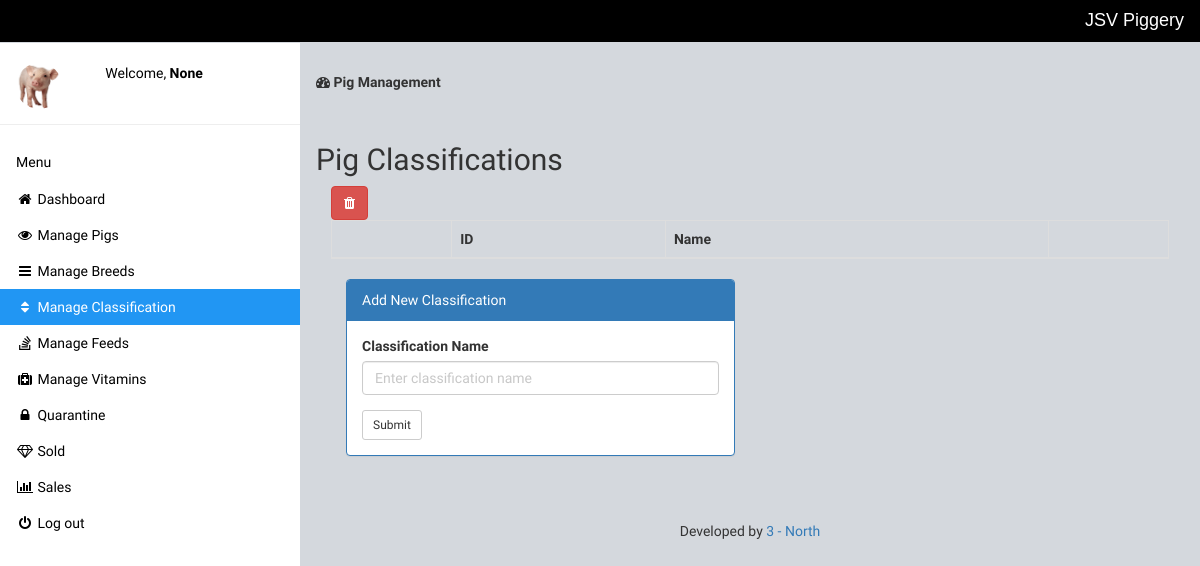
/manage-classification.php (signed in), run on an earlier commit of the app's database.
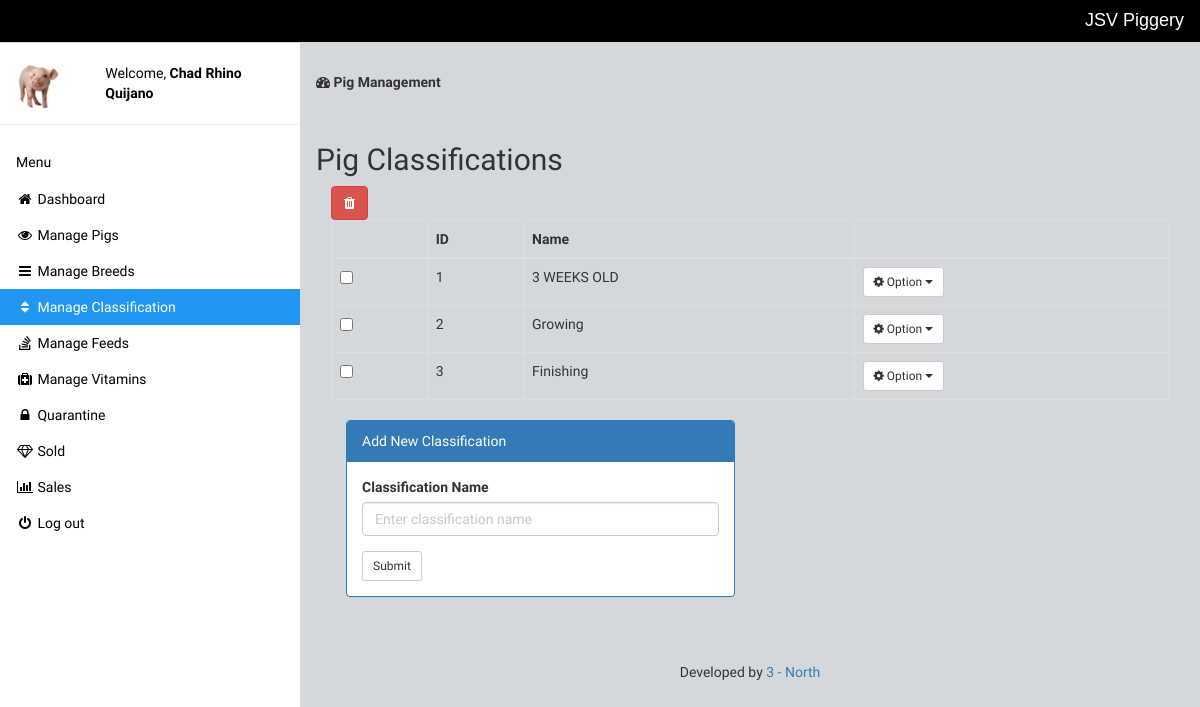
And on a later commit of the database.
### tables this page shows
CREATE TABLE `classification` (
  `id` int(50) NOT NULL,
  `name` varchar(50) NOT NULL
);

### manage-classification.php (the view, shortened to what this page needs)
<?php include 'setting/system.php'; ?>
<?php include 'theme/head.php'; ?>
<?php include 'theme/sidebar.php'; ?>
<div class="w3-main" style="margin-left:300px;margin-top:43px;">
	<header class="w3-container" style="padding-top:22px">
		<h5><b><i class="fa fa-dashboard"></i> Pig Management</b></h5>
	</header>
	<div class="w3-container" style="padding-top:22px">
		<div class="w3-row">
			<h2>Pig Classifications</h2>
			<div class="col-md-12">
				<a title="Check to delete from list" data-toggle="modal" data-target="#_removed" id="delete" class="btn btn-danger"><i class="fa fa-trash"></i>
				</a>
				<form method="post" action="delete_classification.php">
					<table class="table table-hover table-bordered" id="table">
						<thead>
							<tr>
								<th></th>
								<th>ID</th>
								<th>Name</th>
								<th></th>
							</tr>
						</thead>
						<tbody>
							<?php
							$get = $db->query("SELECT * FROM classification");
							$res = $get->fetchAll(PDO::FETCH_OBJ);
							foreach ($res as $n) { ?>
								<tr>
									<td>
										<input type="checkbox" name="selector[]" value="<?php echo $n->id ?>">
									</td>
									<td> <?php echo $n->id; ?> </td>
									<td> <?php echo $n->name; ?> </td>
									<td class="dropdown">
										<button class="btn btn-sm btn-default dropdown-toggle" type="button" data-toggle="dropdown"><i class="fa fa-cog"></i> Option
											<span class="caret"></span></button>
									</td>
								</tr>
							<?php }
							?>
						</tbody>
					</table>
				</form>
			</div>
			<?php
			$title = "Add New Classification";
			$name = "";
			$button_name = "submit";
			?>
			<div class="col-md-6">
				<div class="panel panel-primary">
					<div class="panel-heading"><?= $title ?></div>
					<div class="panel-body">
						<form method="post">
							<div class="form-group">
								<label class="control-label">Classification Name</label>
								<input type="text" name="classification" class="form-control" placeholder="Enter classification name" value="<?= $name ?>">
							</div>
							<button class="btn btn-sm btn-default" type="submit" name="<?= $button_name ?>">Submit</button>
						</form>
					</div>
				</div>
			</div>
		</div>
	</div>
</div>
<?php include 'theme/foot.php'; ?>

### theme/sidebar.php (shortened to what this page needs)
<?php
$url = implode(explode('/jsv', strtolower($_SERVER['REQUEST_URI'])));
$active = "w3-blue";
?>
<div class="w3-bar w3-top w3-black w3-large dont-print" style="z-index:4">
  <span class="w3-bar-item w3-right" style="font-family: sans-serif;"><?php echo NAME_X; ?></span>
</div>
<nav class="w3-sidebar w3-collapse w3-white w3-animate-left dont-print" style="z-index:3;width:300px;" id="mySidebar"><br>
  <div class="w3-container w3-row">
    <div class="w3-col s4">
      <img src="img/pig.png" class="w3-circle w3-margin-right" style="width:46px">
    </div>
    <div class="w3-col s8 w3-bar">
      <span>Welcome, <strong><?php echo ucwords($_SESSION['name']); ?></strong></span><br>
    </div>
  </div>
  <hr>
  <div class="w3-container">
    <h5>Menu</h5>
  </div>
  <div class="w3-bar-block">
    <a href="dashboard.php" class="w3-bar-item w3-button w3-padding <?= $url == '/dashboard.php' ? $active : '' ?>"><i class="fa fa-home fa-fw"></i> Dashboard</a>
    <a href="manage-pig.php" class="w3-bar-item w3-button w3-padding <?= $url == '/manage-pig.php' || $url == '/add-pig.php' || str_contains($url ,'/edit-pig.php') || str_contains($url ,'/quarantine.php') || str_contains($url ,'/sold.php') ? $active : '' ?>"><i class="fa fa-eye fa-fw"></i> Manage Pigs</a>
    <a href="manage-breed.php" class="w3-bar-item w3-button w3-padding <?= str_contains($url, '/manage-breed.php') ? $active : '' ?>"><i class="fa fa-reorder fa-fw"></i> Manage Breeds</a>
    <a href="manage-classification.php" class="w3-bar-item w3-button w3-padding <?= $url == '/manage-classification.php' ? $active : '' ?>"><i class="fa fa-sort fa-fw"></i> Manage Classification</a>
    <a href="manage-feed.php" class="w3-bar-item w3-button w3-padding <?= str_contains($url, '/manage-feed.php') ? $active : '' ?>"><i class="fa fa-stack-overflow fa-fw"></i> Manage Feeds</a>
    <a href="manage-vitamins.php" class="w3-bar-item w3-button w3-padding <?= str_contains($url, '/manage-vitamins.php') ? $active : '' ?>"><i class="fa fa-medkit fa-fw"></i> Manage Vitamins</a>
    <a href="manage-quarantine.php" class="w3-bar-item w3-button w3-padding <?= $url == '/manage-quarantine.php' ? $active : '' ?>"><i class="fa fa-lock fa-fw"></i> Quarantine</a>
    <a href="manage-sold.php" class="w3-bar-item w3-button w3-padding <?= $url == '/manage-sold.php' || str_contains($url ,'/receipt.php') ? $active : '' ?>"><i class="fa fa-diamond fa-fw"></i> Sold</a>
    <a href="manage-sales.php" class="w3-bar-item w3-button w3-padding <?= $url == '/manage-sales.php' ? $active : '' ?>"><i class="fa fa-bar-chart fa-fw"></i> Sales</a>
    <a href="logout.php" class="w3-bar-item w3-button w3-padding"><i class="fa fa-power-off fa-fw"></i> Log out</a><br><br>
  </div>
</nav>

What changed in the data, as far as the page shows it:
added classification: id "1", name "3 WEEKS OLD"
added classification: id "2", name "Growing"
added classification: id "3", name "Finishing"
Also different on the page:
$_SESSION['name']: "None" → "Chad Rhino Quijano"
